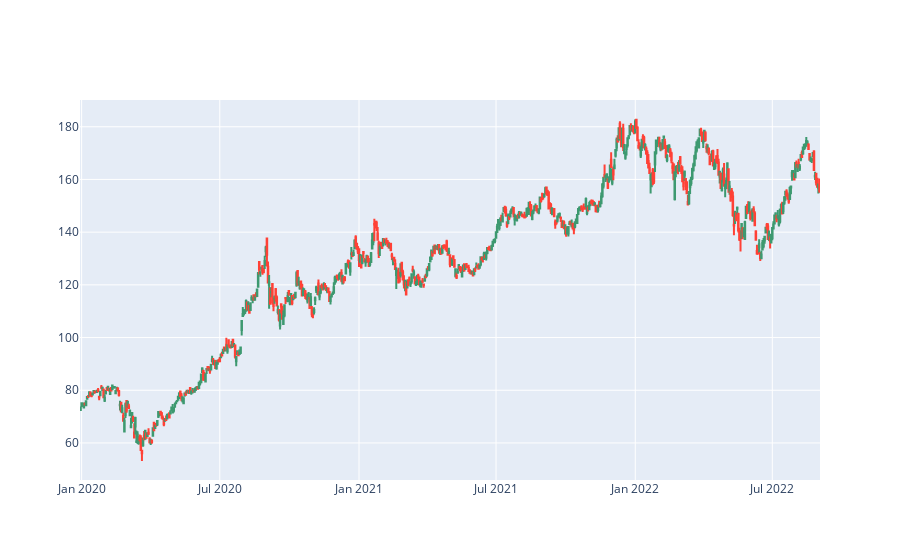

Notebook code for this chart:
### Code cell
# removing all empty dates
# build complete timeline from start date to end date
dt_all = pd.date_range(start=df.index[0],end=df.index[-1])
# retrieve the dates that ARE in the original datset
dt_obs = [d.strftime("%Y-%m-%d") for d in pd.to_datetime(df.index)]
# define dates with missing values
dt_breaks = [d for d in dt_all.strftime("%Y-%m-%d").tolist() if not d in dt_obs]
fig.update_xaxes(rangebreaks=[dict(values=dt_breaks)])

### Figure 1 — Plotly figure (JSON) as saved in the notebook; plotly's stock layout.template omitted (floating-point values rounded to 4 significant figures; data arrays with more than 128 entries replaced by an {"elided": "..."} marker saying what was removed)
{"data": [{"close": {"elided": "675 float values"}, "high": {"elided": "675 float values"}, "low": {"elided": "675 float values"}, "open": {"elided": "675 float values"}, "type": "candlestick", "x": {"elided": "675 str values"}}], "layout": {"xaxis": {"rangebreaks": [{"values": {"elided": "302 str values"}}], "rangeslider": {"visible": false}}}}
